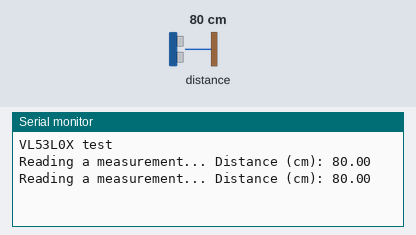
The program below on a simulated ESP32. Parts: the last lines printed to the serial monitor. The test bench sets the inputs (shaded band); at power-on: distance to the obstacle 80 cm.

Above: at 1.8 s.
1.9 s: distance to the obstacle set to 250 cm
At 2.9 s:
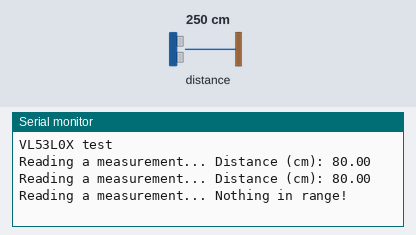
4.6 s: distance to the obstacle set to 2 cm
At 5.8 s:
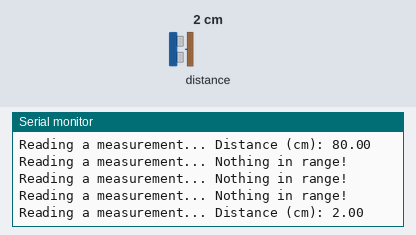

Measured:
- after the input at 1.9 s, the serial monitor: prints a new line after 0.17 s (image 1)
- after the input at 4.6 s, the serial monitor: prints a new line after 0.57 s (image 2)

The program:

main.cpp
```cpp
#include <Arduino.h>
#include "Adafruit_VL53L0X.h"

Adafruit_VL53L0X lox = Adafruit_VL53L0X();

void setup() {
    Serial.begin(115200);

    while (! Serial) {
        delay(1);
    }

    Serial.println("VL53L0X test");
    if (!lox.begin()) {
        Serial.println(F("Failed to boot VL53L0X"));
        while(1);
    }

}

void loop() {

 VL53L0X_RangingMeasurementData_t measure;
  Serial.print("Reading a measurement... ");
  lox.rangingTest(&measure, true);

  if (measure.RangeStatus != 4) {
    Serial.print("Distance (cm): "); Serial.println(measure.RangeMilliMeter / 10.0);
  } else {
    Serial.println("Nothing in range! ");
  }

  delay(1000);
}
```
